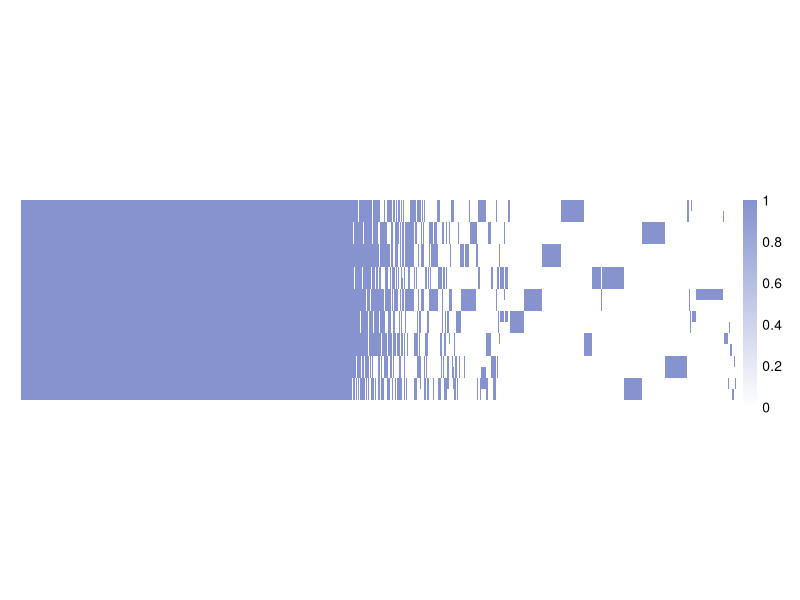

Here is the R script that generated this plot:
library(ggplot2)
library(pheatmap)
data <- read.table("figure2A.tab", header = TRUE, row.names = 1)
data <- as.matrix(data)
pheatmap(data, 
         cluster_rows = FALSE,
         cluster_cols = FALSE,
         show_colnames = FALSE, show_rownames = FALSE, cellwidth = 0.1, cellheight = 8, color = colorRampPalette(c("white", "#8693cf"))(100))
